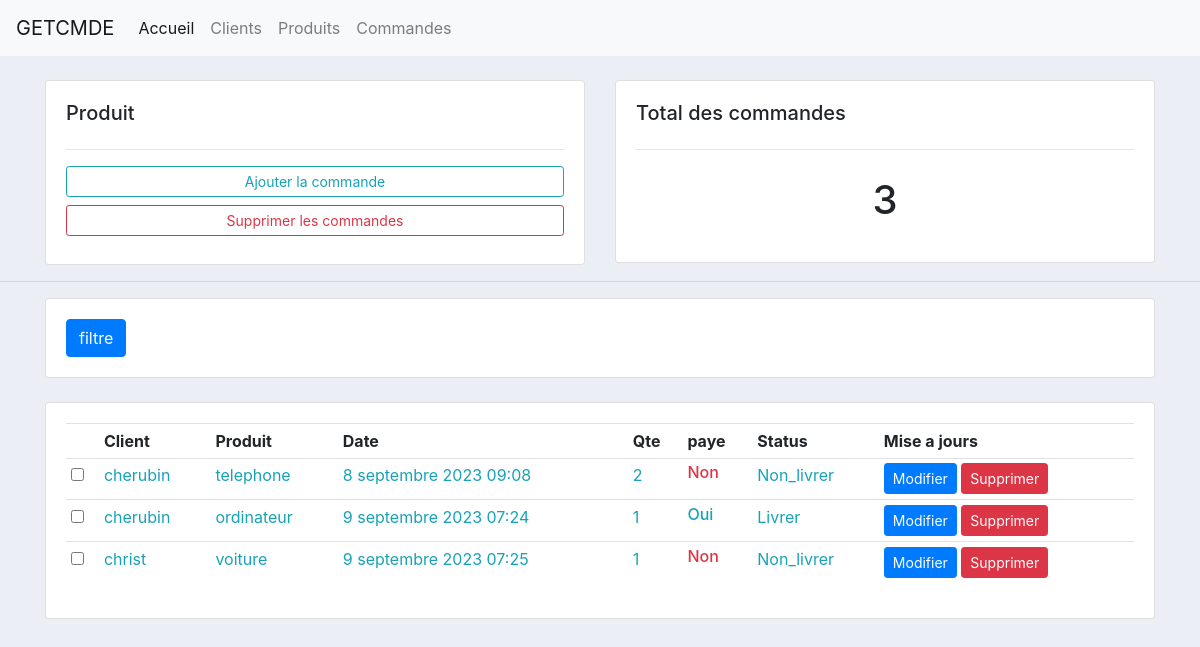
The page /list_cmde on the database its author committed.
### app_cmde/models.py (models this page shows, shortened)
class Commande(models.Model):
    STATUT_CHOICE = (
        ('Livrer', 'Livrer'),
        ('Non_livrer', 'Non_livrer'),
    )
    client = models.ForeignKey(Client, on_delete=models.CASCADE)
    produit = models.ForeignKey(Produit,on_delete=models.CASCADE)
    quantite = models.IntegerField(default=0)
    paye = models.BooleanField(default=False)
    status = models.CharField(max_length=100,choices=STATUT_CHOICE)
    date_cmde = models.DateTimeField(auto_now_add=True)

### app_client/models.py (models this page shows)
class Client(models.Model):
    noms = models.CharField(max_length=100)
    telephone = models.CharField(max_length=100)
    ville = models.CharField(max_length=100, null=True)
    def __str__(self):
        return self.noms

### app_produit/models.py (models this page shows, shortened)
class Produit(models.Model):
    code = models.CharField(max_length=100, blank=True)
    nom = models.CharField(max_length=100)
    stock = models.IntegerField(default=0)
    prix = models.FloatField()
    tag = models.ManyToManyField(Tag)
    def __str__(self):
        return self.nom

### app_cmde/views.py (the view)
# urls.py: path('list_cmde',views.list_cmde,name='list-cmde'),
def list_cmde(request):
    commande = Commande.objects.all()
    total_commande = commande.count()
    context = {
        'commande':commande,
        'total_commande':total_commande
    }
    return render(request,'app_cmde/list_cmde.html',context)

### templates/app_cmde/list_cmde.html (shortened to what this page needs)
{% extends 'main/base.html' %}
{% load static %}
{% block content %}
<br>
<div class="container">
    <div class="row">
        <div class="col-md">
            <div class="card card-body">
                <h5>Produit</h5>
                <hr>
                <a href="" class="btn btn-outline-info btn-sm btn-block">Ajouter la commande</a>
                <a href="" class="btn btn-outline-danger btn-sm btn-block mb-2">Supprimer les commandes</a>
            </div>
        </div>
        <div class="col-md">
            <div class="card card-body">
                <h5>Total des commandes</h5>
                <hr>
                <h1 class="text-center" style="padding: 10px;">{{total_commande}}</h1>
            </div>
        </div>
    </div>
</div>
<hr>
<div class="container">
    <div class="row">
        <div class="col">
            <div class="card card-body">
                <form action="">
                    <button class="btn btn-primary" type="submit">filtre</button>
                </form>
            </div>
        </div>
    </div>
</div>
<br>
<div class="container">
    <div class="card card-body">
        <table class="table table-sm">
            <tr>
                <th></th>
                <th>Client</th>
                <th>Produit</th>
                <th>Date</th>
                <th>Qte</th>
                <th>paye</th>
                <th>Status</th>
                <th>Mise a jours</th>
            </tr>
            {% for cmd in commande %}
            <tr>
                <td><input type="checkbox"></td>
                <td class="text-info">{{cmd.client}}</td>
                <td class="text-info">{{cmd.produit}}</td>
                <td class="text-info">{{cmd.date_cmde}}</td>
                <td class="text-info">{{cmd.quantite}}</td>
                <td>
                    {% if cmd.paye %}
                    <h6 class="text-info">Oui</h6>
                    {% else %}
                    <h6 class="text-danger">Non</h6>
                    {% endif %}
                </td>
                <td class="text-info">{{cmd.status}}</td>
                <td><a href="" class="btn btn-primary btn-sm">Modifier</a> <a href="" class="btn btn-danger btn-sm">Supprimer</a></td>
            </tr>
            {% endfor %}
        </table>
    </div>
</div>
{% endblock %}

### static/css/styles.css (style rules this page uses)
body { background-color: #ebeff5; }

### templates/main/base.html (style rules this page uses)
body { background-color: #ebeff5; }

### rows shown on the page
Commande: client "cherubin", produit "telephone", date_cmde "8 septembre 2023 09:08", quantite "2", paye "Non", status "Non_livrer"
Commande: client "cherubin", produit "ordinateur", date_cmde "9 septembre 2023 07:24", quantite "1", paye "Oui", status "Livrer"
Commande: client "christ", produit "voiture", date_cmde "9 septembre 2023 07:25", quantite "1", paye "Non", status "Non_livrer"

### other values the page prints
{{ total_commande }} "3"
